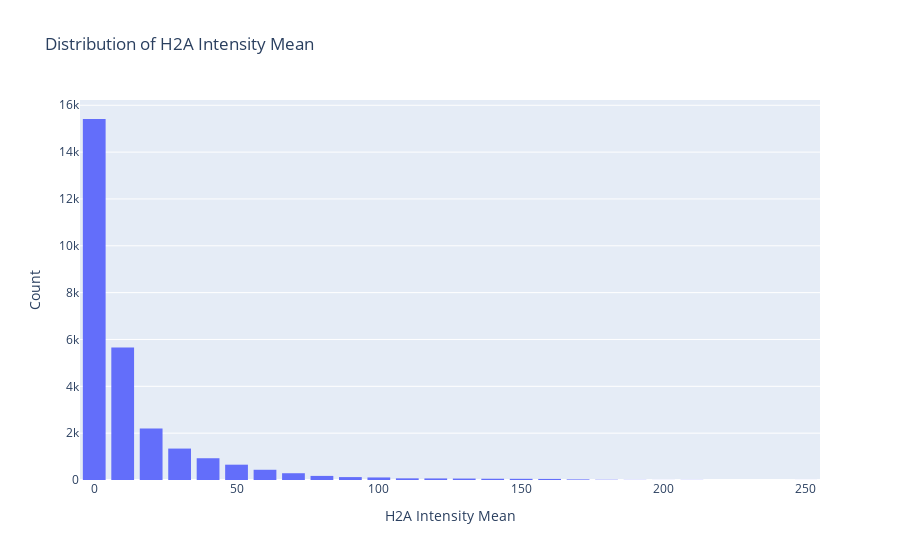

This figure's notebook cell:
### Code cell
# Create a histogram of cfos_intensity_mean values
fig = px.histogram(final_df, x='h2a_intensity_mean', nbins=50, title='Distribution of H2A Intensity Mean')

# Update layout if necessary
fig.update_layout(
    xaxis_title='H2A Intensity Mean',
    yaxis_title='Count',
    bargap=0.2
)

# Show the plot
fig.show()

### Figure 1 — Plotly figure (JSON) as saved in the notebook; plotly's stock layout.template omitted (floating-point values rounded to 4 significant figures; data arrays with more than 128 entries replaced by an {"elided": "..."} marker saying what was removed)
{"data": [{"alignmentgroup": "True", "bingroup": "x", "hovertemplate": "h2a_intensity_mean=%{x}<br>count=%{y}<extra></extra>", "legendgroup": "", "marker": {"color": "#636efa", "pattern": {"shape": ""}}, "name": "", "nbinsx": 50, "offsetgroup": "", "orientation": "v", "showlegend": false, "type": "histogram", "x": {"elided": "27732 float values"}, "xaxis": "x", "yaxis": "y"}], "layout": {"bargap": 0.2, "barmode": "relative", "legend": {"tracegroupgap": 0}, "title": {"text": "Distribution of H2A Intensity Mean"}, "xaxis": {"anchor": "y", "domain": [0, 1], "title": {"text": "H2A Intensity Mean"}}, "yaxis": {"anchor": "x", "domain": [0, 1], "title": {"text": "Count"}}}}
